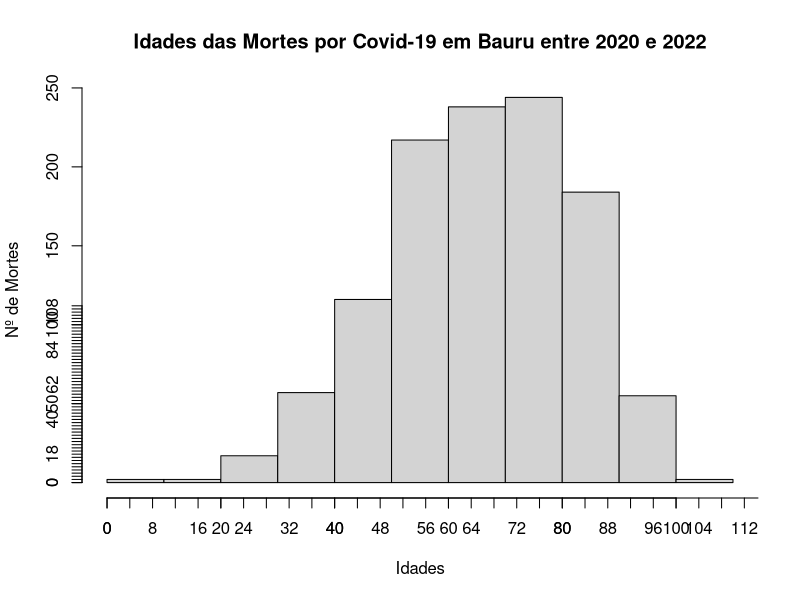

The R source for this figure:
# Instalando biblioteca readxl para importar para o R arquivos com extensão .xls ou .xlsx.
if (!("readxl") %in% installed.packages()) install.packages("readxl")

# Carregando a biblioteca
library(readxl)
#covid_19_bauru_mortes <- read_excel("Documents/UNESP/IEAD-2022/covid-19-bauru-joao-pedro-bueno/dados/covid_19_bauru_mortes.xlsx")
covid_19_bauru_mortes <- read_excel("./dados/covid_19_bauru_mortes.xlsx")

sort (covid_19_bauru_mortes$idade)
range(covid_19_bauru_mortes$idade, na.rm = TRUE)

AT <- ceiling((max(covid_19_bauru_mortes$idade, na.rm = TRUE)- min(covid_19_bauru_mortes$idade, na.rm = TRUE)))

k <- nclass.Sturges(covid_19_bauru_mortes$idade)
length(covid_19_bauru_mortes$idade)

k <- ceiling((sqrt(length(covid_19_bauru_mortes$idade))))

h <- ceiling(AT/k)

infclass <- min(covid_19_bauru_mortes$idade, na.rm = TRUE)
supclass <- infclass+(k*h)

brk <-seq(infclass,supclass,h)
tabelaDF_idades<-table(cut(covid_19_bauru_mortes$idade,breaks = brk, right = FALSE))
tabelaDF_idades

hist(covid_19_bauru_mortes$idade, main="Idades das Mortes por Covid-19 em Bauru entre 2020 e 2022", xlab = "Idades", ylab = "Nº de Mortes")
axis(1, at=seq(infclass,supclass,h))
axis(2, at=seq(0,max(tabelaDF_idades),2))

